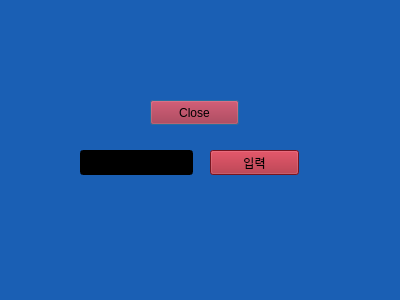
<?xml version="1.0" encoding="UTF-8"?>
<ui version="4.0">
 <class>Dialog</class>
 <widget class="QDialog" name="Dialog">
  <property name="geometry">
   <rect>
    <x>0</x>
    <y>0</y>
    <width>400</width>
    <height>300</height>
   </rect>
  </property>
  <property name="windowTitle">
   <string>Dialog</string>
  </property>
  <property name="styleSheet">
   <string notr="true">background-color: rgb(26, 95, 180);</string>
  </property>
  <widget class="QPushButton" name="pClose">
   <property name="geometry">
    <rect>
     <x>150</x>
     <y>100</y>
     <width>89</width>
     <height>25</height>
    </rect>
   </property>
   <property name="styleSheet">
    <string notr="true">background-color: rgb(165, 29, 45);</string>
   </property>
   <property name="text">
    <string>Close</string>
   </property>
  </widget>
  <widget class="QLineEdit" name="lEdit">
   <property name="geometry">
    <rect>
     <x>80</x>
     <y>150</y>
     <width>113</width>
     <height>25</height>
    </rect>
   </property>
   <property name="styleSheet">
    <string notr="true">background-color: rgb(0, 0, 0);
color: rgb(255, 255, 255);</string>
   </property>
  </widget>
  <widget class="QPushButton" name="pInput">
   <property name="geometry">
    <rect>
     <x>210</x>
     <y>150</y>
     <width>89</width>
     <height>25</height>
    </rect>
   </property>
   <property name="styleSheet">
    <string notr="true">background-color: rgb(165, 29, 45);</string>
   </property>
   <property name="text">
    <string>입력</string>
   </property>
  </widget>
 </widget>
 <resources/>
 <connections/>
</ui>
